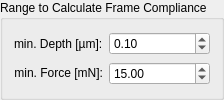
               <widget class="QGroupBox" name="groupBox_12">
                <property name="sizePolicy">
                 <sizepolicy hsizetype="Maximum" vsizetype="Maximum">
                  <horstretch>0</horstretch>
                  <verstretch>0</verstretch>
                 </sizepolicy>
                </property>
                <property name="minimumSize">
                 <size>
                  <width>224</width>
                  <height>0</height>
                 </size>
                </property>
                <property name="maximumSize">
                 <size>
                  <width>224</width>
                  <height>16777215</height>
                 </size>
                </property>
                <property name="title">
                 <string>Range to Calculate Frame Compliance</string>
                </property>
                <layout class="QGridLayout" name="gridLayout_26">
                 <item row="0" column="1">
                  <widget class="QDoubleSpinBox" name="doubleSpinBox_critDepthStiffness_tabTipRadius_FrameStiffness">
                   <property name="sizePolicy">
                    <sizepolicy hsizetype="Minimum" vsizetype="Fixed">
                     <horstretch>0</horstretch>
                     <verstretch>0</verstretch>
                    </sizepolicy>
                   </property>
                   <property name="singleStep">
                    <double>0.010000000000000</double>
                   </property>
                   <property name="value">
                    <double>0.100000000000000</double>
                   </property>
                  </widget>
                 </item>
                 <item row="0" column="0">
                  <widget class="QLabel" name="label_24">
                   <property name="sizePolicy">
                    <sizepolicy hsizetype="Maximum" vsizetype="Preferred">
                     <horstretch>0</horstretch>
                     <verstretch>0</verstretch>
                    </sizepolicy>
                   </property>
                   <property name="text">
                    <string>min. Depth [µm]:</string>
                   </property>
                  </widget>
                 </item>
                 <item row="1" column="0">
                  <widget class="QLabel" name="label_25">
                   <property name="sizePolicy">
                    <sizepolicy hsizetype="Preferred" vsizetype="Maximum">
                     <horstretch>0</horstretch>
                     <verstretch>0</verstretch>
                    </sizepolicy>
                   </property>
                   <property name="text">
                    <string>min. Force [mN]:</string>
                   </property>
                   <property name="alignment">
                    <set>Qt::AlignRight|Qt::AlignTrailing|Qt::AlignVCenter</set>
                   </property>
                  </widget>
                 </item>
                 <item row="1" column="1">
                  <widget class="QDoubleSpinBox" name="doubleSpinBox_critForceStiffness_tabTipRadius_FrameStiffness">
                   <property name="maximum">
                    <double>999.000000000000000</double>
                   </property>
                   <property name="singleStep">
                    <double>0.010000000000000</double>
                   </property>
                   <property name="value">
                    <double>15.000000000000000</double>
                   </property>
                  </widget>
                 </item>
                </layout>
               </widget>
